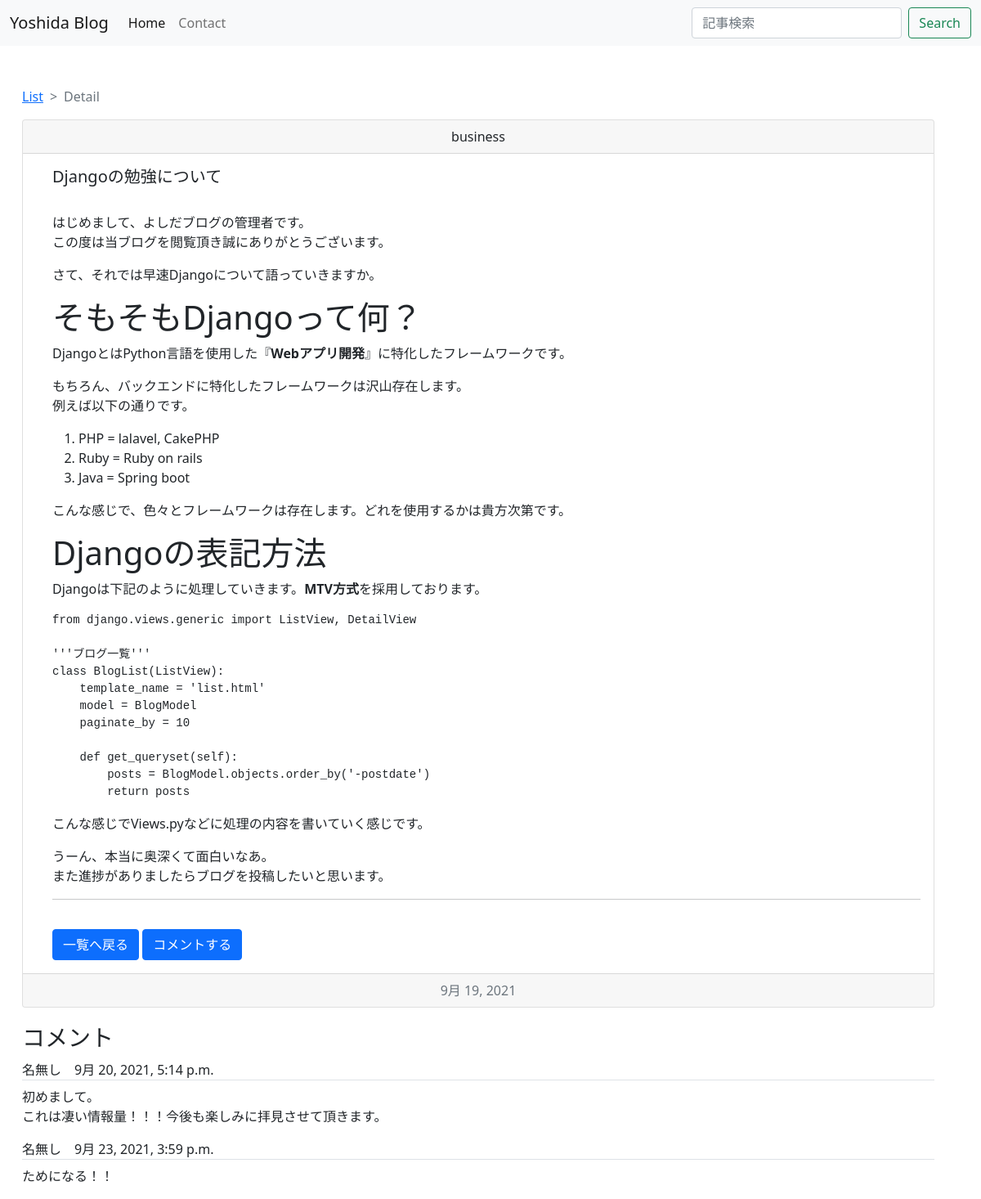
The page /detail/4 on the database its author committed.
### blogapp/models.py (models this page shows, shortened)
class BlogModel(models.Model):
    title = models.CharField(max_length=100, verbose_name='タイトル')
    content = MDTextField(verbose_name='内容')
    postdate = models.DateField(auto_now_add=True, verbose_name='投稿日')
    category = models.CharField(
        max_length= 50,
        choices= CATEGORY,
        verbose_name= 'ジャンル'
    )
    tag = models.ManyToManyField(Tag, blank=True)
    class Meta:
        verbose_name = ('ブログ記事投稿')
        verbose_name_plural = ('ブログ記事投稿')

class Comment(models.Model):
    user_name = models.CharField('名前', max_length=255, default='名無し')
    message = models.TextField('本文')
    target = models.ForeignKey(BlogModel, on_delete=models.CASCADE, verbose_name='対象記事')
    created_at = models.DateTimeField('作成日', default=timezone.now)

### blogapp/views.py (the view)
# urls.py: path('detail/<int:pk>', BlogDetail.as_view(), name='detail'),
class BlogDetail(DetailView):
    template_name = 'detail.html'
    model = BlogModel

### blogapp/context.py (called while the page is built)
def related(request):
    context = {
        'tag_list': Tag.objects.all(),
    }
    return context

### blogapp/templatetags/markdown_extras.py (called while the page is built)
@register.filter()
@stringfilter
def markdown(value):
    return md.markdown(value, extensions=['markdown.extensions.fenced_code'])

### blogapp/templates/detail.html
{% extends 'base.html' %}
{% load static %}
{% load markdown_extras %}
{% block content %}
<link rel="stylesheet" type="text/css" href="{% static 'detail_style.css' %}">
<div class="container">
    <nav style="--bs-breadcrumb-divider: '>';" aria-label="breadcrumb">
        <ol class="breadcrumb">
            <li class="breadcrumb-item"><a href="{% url 'blogapp:list' %}">List</a></li>
            <li class="breadcrumb-item active" aria-current="page">Detail</li>
        </ol>
    </nav>
    <div class="card text-center">
        <article>
            <div class="card-header">
                {{object.category}}
            </div>
            <div class="card-body">
                <h5 class="card-title"> {{object.title}}</h5><br>
                <div class="card-text" id="content">{{object.content|markdown|safe}}</div>
                <div class="button-menu">
                    <a href="{% url 'blogapp:list' %}" class="btn btn-primary">一覧へ戻る</a>
                    <a href="{% url 'blogapp:comment_create' object.pk %}" class="btn btn-primary">コメントする</a>
                </div>
            </div>
            <section>
                <div class="card-footer text-muted">
                    {{object.postdate}}
                </div>
            </section>
        </article>
    </div>
    <h3 class="comment-title">コメント</h3>
    {% for comment in object.comment_set.all %}
    <div class="comment-list">
        <div class='border-bottom'>{{ comment.user_name }}　{{ comment.created_at }}</div>
        <div class='mt-2'>{{ comment.message | linebreaks | urlize }}</div>
    </div>
    {% empty %}
    <p>コメントはありません</p>
    {% endfor %}
</div>
{% endblock content %}

### blogapp/static/detail_style.css (style rules this page uses)
.container { margin-top: 50px; float:left; margin-left: 15px }
.button-menu { text-align: left; padding-left: 20px; }
h5.card-title { text-align:left; padding-left: 20px; }
.card-text { text-align:left; padding-left: 20px; }
.comment-list { margin-top: 10px; }
.btn-primary { margin-top: 20px; }
.comment-title { margin-top: 20px; }

### rows shown on the page
BlogModel: category "business", title "Djangoの勉強について", content "はじめまして、よしだブログの管理者です。 この度は当ブログを閲覧頂き誠にありがとうございます。 さて、それでは早速Djangoについて語っていきますか。 そもそもDjangoって何？ DjangoとはPython言語を使用した『 Webアプリ開発 』に特化したフレームワークです。 もちろん、バックエンドに特化したフレームワークは沢山存在します。 例えば以下の通りです。 PHP = lalavel, CakePHP Ruby = Ruby on rails Java = Spring boot こんな感じで、色々とフレームワークは存在します。どれを使用するかは貴方次第です。 Djangoの表記方法 Djangoは下記のように処理していきます。 MTV方式 を採用しております。 from django.views.generic import ListView, DetailView '''ブログ一覧''' class BlogList(ListView): template_name = 'list.html' model = BlogModel paginate_by = 10 def get_queryset(self): posts = BlogModel.objects.order_by('-postdate') return posts こんな感じでViews.pyなどに処理の内容を書いていく感じです。 うーん、本当に奥深くて面白いなあ。 また進捗がありましたらブログを投稿したいと思います。", postdate "9月 19, 2021"
Comment: user_name "名無し", created_at "9月 20, 2021, 5:14 p.m.", message "初めまして。 これは凄い情報量！！！今後も楽しみに拝見させて頂きます。"
Comment: user_name "名無し", created_at "9月 23, 2021, 3:59 p.m.", message "ためになる！！"
